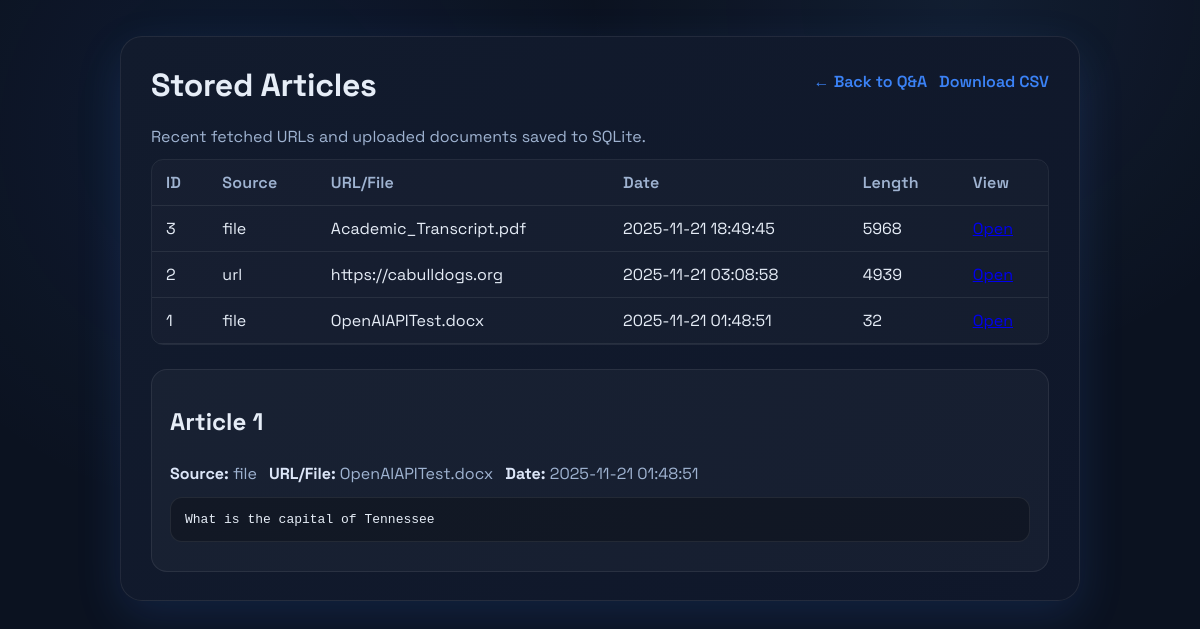
The app's page /stored?id=1 with its own data.
### tables this page shows
CREATE TABLE articles (
                id INTEGER PRIMARY KEY AUTOINCREMENT,
                source TEXT NOT NULL,
                url TEXT,
                content TEXT,
                fetched_at TEXT DEFAULT CURRENT_TIMESTAMP
            );

### app.py (the view)
@app.route("/stored")
def stored():
    articles = list_articles(limit=200)
    article_id = request.args.get("id", type=int)
    detail = get_article(article_id) if article_id else None
    return render_template(
        "stored.html",
        articles=articles,
        detail=detail,
    )

### app.py (called while the page is built)
def list_articles(limit: int = 50):
    limit = max(1, min(limit, 500))
    with sqlite3.connect(DB_PATH) as conn:
        conn.row_factory = sqlite3.Row
        rows = conn.execute(
            """
            SELECT id, source, url, fetched_at, length(content) as content_length
            FROM articles
            ORDER BY id DESC
            LIMIT ?
            """,
            (limit,),
        ).fetchall()
        return [dict(r) for r in rows]

def get_article(article_id: int):
    with sqlite3.connect(DB_PATH) as conn:
        conn.row_factory = sqlite3.Row
        row = conn.execute(
            "SELECT id, source, url, fetched_at, content FROM articles WHERE id = ?",
            (article_id,),
        ).fetchone()
        return dict(row) if row else None

@app.before_request
def ensure_session():
    if "session_id" not in session:
        session["session_id"] = str(uuid.uuid4())
    if "history" not in session:
        session["history"] = []

### templates/stored.html (shortened to what this page needs)
<!DOCTYPE html>
<html lang="en">
<head>
  <link rel="stylesheet" href="{{ url_for('static', filename='style.css') }}">
</head>
<body>
  <div class="container">
    <div class="header-row">
      <div>
        <h1>Stored Articles</h1>
        <p class="muted">Recent fetched URLs and uploaded documents saved to SQLite.</p>
      </div>
      <div class="nav-links">
        <a href="{{ url_for('index') }}">← Back to Q&A</a>
        <a href="{{ url_for('stored_export') }}">Download CSV</a>
      </div>
    </div>
    <div class="table-wrapper">
      <table class="data-table">
        <thead>
          <tr>
            <th>ID</th>
            <th>Source</th>
            <th>URL/File</th>
            <th>Date</th>
            <th>Length</th>
            <th>View</th>
          </tr>
        </thead>
        <tbody>
          {% if articles %}
            {% for a in articles %}
              <tr>
                <td>{{ a.id }}</td>
                <td>{{ a.source }}</td>
                <td class="truncate">{{ a.url }}</td>
                <td>{{ a.fetched_at }}</td>
                <td>{{ a.content_length }}</td>
                <td><a href="{{ url_for('stored', id=a.id) }}">Open</a></td>
              </tr>
            {% endfor %}
          {% else %}
            <tr><td colspan="6" class="muted">No stored articles yet.</td></tr>
          {% endif %}
        </tbody>
      </table>
    </div>
    {% if detail %}
      <div class="detail-block">
        <div class="detail-header">
          <h2>Article {{ detail.id }}</h2>
          <div class="detail-meta">
            <span><strong>Source:</strong> {{ detail.source }}</span>
            {% if detail.url %}<span><strong>URL/File:</strong> {{ detail.url }}</span>{% endif %}
            <span><strong>Date:</strong> {{ detail.fetched_at }}</span>
          </div>
        </div>
        <pre class="article-content">{{ detail.content }}</pre>
      </div>
    {% endif %}
  </div>
</body>
</html>

### static/style.css (style rules this page uses)
:root { --bg: #0b1220; --panel: #121b2d; --panel-2: #0f172a; --text: #e6edf7; --muted: #9fb3d1; --accent: #3b82f6; --accent-2: #60a5fa; --border: rgba(255,255,255,0.08); --glow: 0 15px 45px rgba(59,130,246,0.15); }
* { box-sizing: border-box; }
body { font-family: "Space Grotesk", "Segoe UI", sans-serif; background: radial-gradient(circle at 20% 20%, rgba(59,130,246,0.08), transparent 35%), radial-gradient(circle at 80% 0%, rgba(96,165,250,0.08), transparent 32%), var(--bg); color: var(--text); margin: 0; padding: 0 16px 32px; }
.container { max-width: 960px; margin: 36px auto; background: linear-gradient(135deg, var(--panel), var(--panel-2)); padding: 28px 30px; border-radius: 22px; border: 1px solid var(--border); box-shadow: var(--glow); }
h1 { margin-top: 0; font-size: 2rem; letter-spacing: -0.01em; }
.nav-links { display: flex; gap: 12px; align-items: center; margin: 6px 0 16px; }
.nav-links a { color: var(--accent); text-decoration: none; font-weight: 600; }
.header-row { display: flex; justify-content: space-between; gap: 12px; align-items: flex-start; }
.muted { color: var(--muted); margin: 0; }
.table-wrapper { overflow-x: auto; margin-top: 12px; border: 1px solid var(--border); border-radius: 12px; }
.data-table { width: 100%; border-collapse: collapse; min-width: 600px; background: rgba(255,255,255,0.02); }
.data-table th, .data-table td { padding: 12px 14px; border-bottom: 1px solid var(--border); text-align: left; }
.data-table th { color: var(--muted); font-weight: 600; letter-spacing: 0.01em; }
.truncate { max-width: 240px; white-space: nowrap; overflow: hidden; text-overflow: ellipsis; }
.detail-block { margin-top: 24px; padding: 16px 18px; border-radius: 16px; background: rgba(255,255,255,0.03); border: 1px solid var(--border); }
.detail-header { display: flex; flex-direction: column; gap: 6px; margin-bottom: 12px; }
.detail-meta { display: flex; flex-wrap: wrap; gap: 12px; color: var(--muted); }
.article-content { background: rgba(0,0,0,0.25); border: 1px solid var(--border); border-radius: 12px; padding: 14px; color: var(--text); white-space: pre-wrap; max-height: 400px; overflow: auto; }
p { margin: 6px 0 0; color: var(--text); }
strong { color: #dce6f8; }

### records on screen
articles: id "3", source "file", url "Academic_Transcript.pdf", fetched_at "2025-11-21 18:49:45", content_length "5968"
articles: id "2", source "url", url "https://cabulldogs.org", fetched_at "2025-11-21 03:08:58", content_length "4939"
articles: id "1", source "file", url "OpenAIAPITest.docx", fetched_at "2025-11-21 01:48:51", content_length "32", content "What is the capital of Tennessee"
